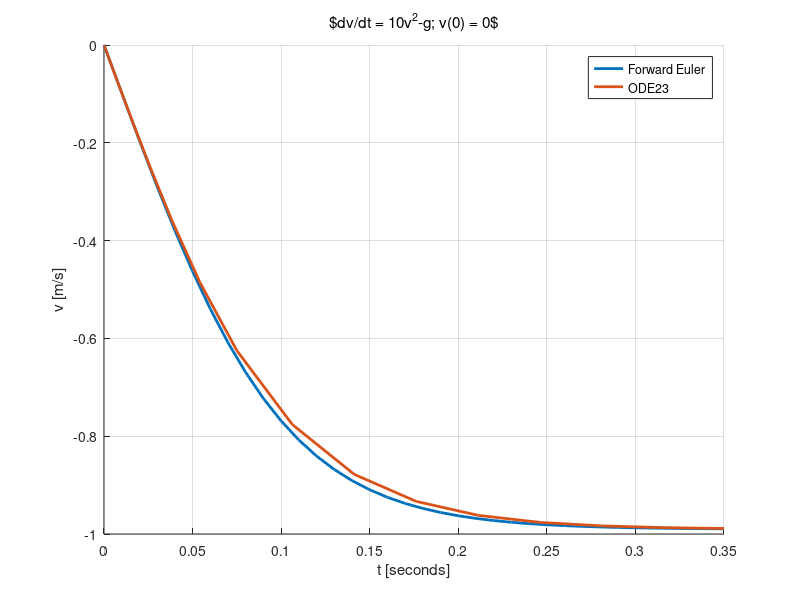

Recreate this plot in MATLAB. (Note: this script raises an error after producing the figure.)
% dv/dt = 10v^2 ? g
clear;

Dt = 0.01;
TMAX = 0.35;
ve(1) = 0;
te = [0:Dt:TMAX];
for i = 1:length(te)-1
    ve(i+1) = ve(i) + Dt*(10*ve(i)*ve(i) - 9.81);
end

dvdt = @(t,v) 10*v*v - 9.81;
[t23,v23] = ode23(dvdt,[0 TMAX],0);

figure(1);clf;grid on;hold on;
    plot(te,ve,'LineWidth',2);
    plot(t23,v23,'LineWidth',2);
    ylabel('v [m/s]');
    xlabel('t [seconds]');
    title('$dv/dt = 10v^2-g; v(0) = 0$','FontWeight','normal');
    legend('Forward Euler','ODE23');
    saveplots('Drag1DODE23');
